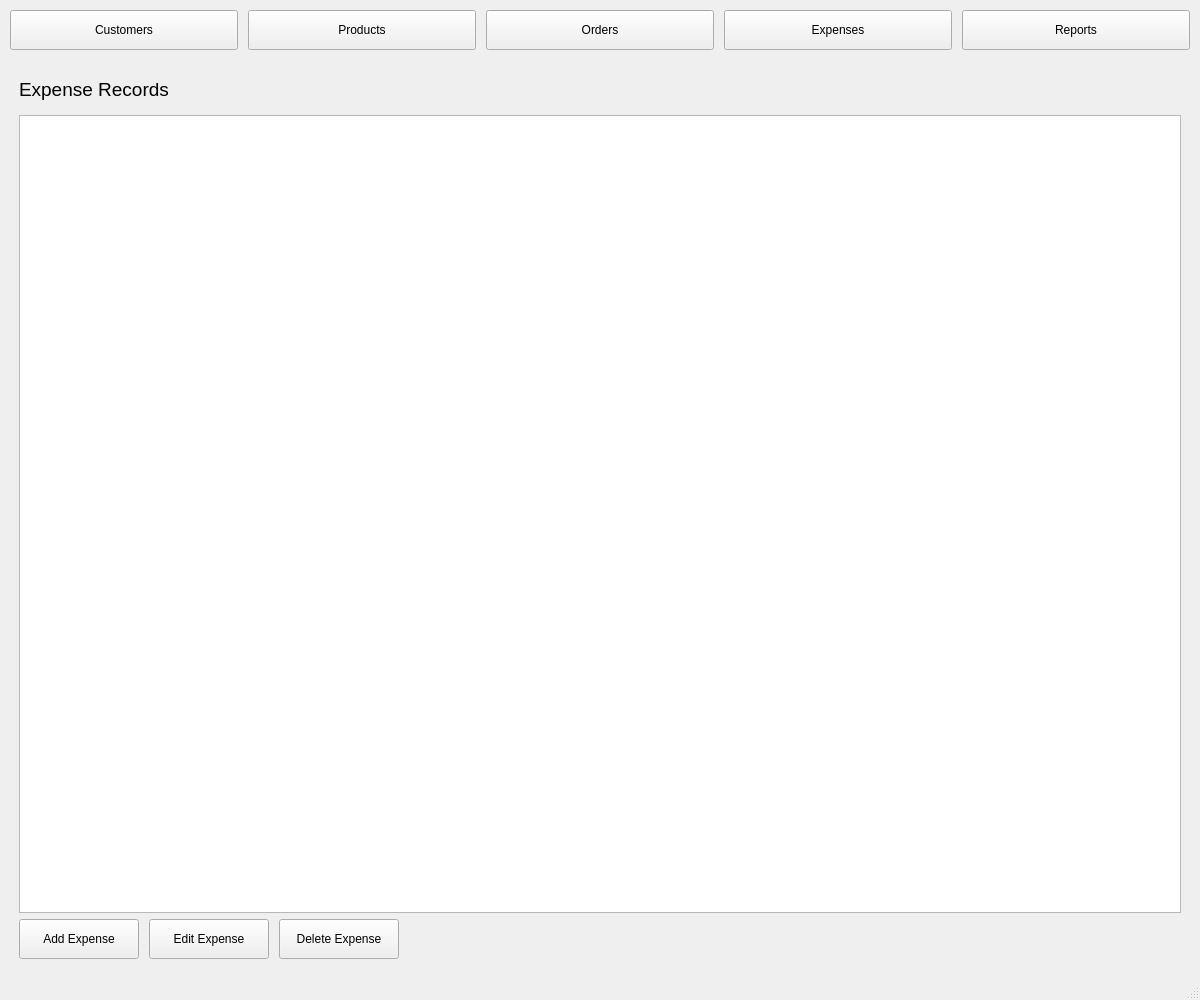
<?xml version="1.0" encoding="UTF-8"?>
<ui version="4.0">
 <class>BNTcandles</class>
 <widget class="QMainWindow" name="BNTcandles">
  <property name="geometry">
   <rect>
    <x>0</x>
    <y>0</y>
    <width>1200</width>
    <height>1000</height>
   </rect>
  </property>
  <property name="sizePolicy">
   <sizepolicy hsizetype="Preferred" vsizetype="Preferred">
    <horstretch>0</horstretch>
    <verstretch>0</verstretch>
   </sizepolicy>
  </property>
  <property name="minimumSize">
   <size>
    <width>800</width>
    <height>600</height>
   </size>
  </property>
  <property name="windowTitle">
   <string>BNT Candles</string>
  </property>
  <widget class="QWidget" name="centralwidget">
   <layout class="QVBoxLayout" name="mainLayout">
    <property name="spacing">
     <number>10</number>
    </property>
    <property name="leftMargin">
     <number>10</number>
    </property>
    <property name="topMargin">
     <number>10</number>
    </property>
    <property name="rightMargin">
     <number>10</number>
    </property>
    <property name="bottomMargin">
     <number>10</number>
    </property>
    <item>
     <layout class="QHBoxLayout" name="navBar">
      <property name="spacing">
       <number>10</number>
      </property>
      <item>
       <widget class="QPushButton" name="customerButton">
        <property name="sizePolicy">
         <sizepolicy hsizetype="Preferred" vsizetype="Fixed">
          <horstretch>0</horstretch>
          <verstretch>0</verstretch>
         </sizepolicy>
        </property>
        <property name="minimumSize">
         <size>
          <width>120</width>
          <height>40</height>
         </size>
        </property>
        <property name="cursor">
         <cursorShape>PointingHandCursor</cursorShape>
        </property>
        <property name="text">
         <string>Customers</string>
        </property>
       </widget>
      </item>
      <item>
       <widget class="QPushButton" name="productButton">
        <property name="sizePolicy">
         <sizepolicy hsizetype="Preferred" vsizetype="Fixed">
          <horstretch>0</horstretch>
          <verstretch>0</verstretch>
         </sizepolicy>
        </property>
        <property name="minimumSize">
         <size>
          <width>120</width>
          <height>40</height>
         </size>
        </property>
        <property name="cursor">
         <cursorShape>PointingHandCursor</cursorShape>
        </property>
        <property name="text">
         <string>Products</string>
        </property>
       </widget>
      </item>
      <item>
       <widget class="QPushButton" name="orderButton">
        <property name="sizePolicy">
         <sizepolicy hsizetype="Preferred" vsizetype="Fixed">
          <horstretch>0</horstretch>
          <verstretch>0</verstretch>
         </sizepolicy>
        </property>
        <property name="minimumSize">
         <size>
          <width>120</width>
          <height>40</height>
         </size>
        </property>
        <property name="cursor">
         <cursorShape>PointingHandCursor</cursorShape>
        </property>
        <property name="text">
         <string>Orders</string>
        </property>
       </widget>
      </item>
      <item>
       <widget class="QPushButton" name="expenseButton">
        <property name="minimumSize">
         <size>
          <width>120</width>
          <height>40</height>
         </size>
        </property>
        <property name="cursor">
         <cursorShape>PointingHandCursor</cursorShape>
        </property>
        <property name="text">
         <string>Expenses</string>
        </property>
       </widget>
      </item>
      <item>
       <widget class="QPushButton" name="reportButton">
        <property name="sizePolicy">
         <sizepolicy hsizetype="Preferred" vsizetype="Fixed">
          <horstretch>0</horstretch>
          <verstretch>0</verstretch>
         </sizepolicy>
        </property>
        <property name="minimumSize">
         <size>
          <width>120</width>
          <height>40</height>
         </size>
        </property>
        <property name="cursor">
         <cursorShape>PointingHandCursor</cursorShape>
        </property>
        <property name="text">
         <string>Reports</string>
        </property>
       </widget>
      </item>
     </layout>
    </item>
    <item>
     <widget class="QStackedWidget" name="menuStack">
      <property name="sizePolicy">
       <sizepolicy hsizetype="Expanding" vsizetype="Expanding">
        <horstretch>0</horstretch>
        <verstretch>0</verstretch>
       </sizepolicy>
      </property>
      <property name="currentIndex">
       <number>3</number>
      </property>
      <widget class="QWidget" name="customerPage">
       <layout class="QVBoxLayout" name="customerLayout">
        <property name="spacing">
         <number>10</number>
        </property>
        <item>
         <widget class="QLabel" name="customerPageTitle">
          <property name="sizePolicy">
           <sizepolicy hsizetype="Preferred" vsizetype="Fixed">
            <horstretch>0</horstretch>
            <verstretch>0</verstretch>
           </sizepolicy>
          </property>
          <property name="minimumSize">
           <size>
            <width>0</width>
            <height>40</height>
           </size>
          </property>
          <property name="font">
           <font>
            <pointsize>14</pointsize>
           </font>
          </property>
          <property name="text">
           <string>Customer Records</string>
          </property>
         </widget>
        </item>
        <item>
         <widget class="QTableView" name="customerTable">
          <property name="sizePolicy">
           <sizepolicy hsizetype="Expanding" vsizetype="Expanding">
            <horstretch>0</horstretch>
            <verstretch>0</verstretch>
           </sizepolicy>
          </property>
          <property name="alternatingRowColors">
           <bool>false</bool>
          </property>
          <property name="selectionMode">
           <enum>QAbstractItemView::SelectionMode::SingleSelection</enum>
          </property>
          <property name="selectionBehavior">
           <enum>QAbstractItemView::SelectionBehavior::SelectRows</enum>
          </property>
          <property name="showGrid">
           <bool>true</bool>
          </property>
          <property name="gridStyle">
           <enum>Qt::PenStyle::SolidLine</enum>
          </property>
          <property name="sortingEnabled">
           <bool>true</bool>
          </property>
         </widget>
        </item>
        <item>
         <layout class="QHBoxLayout" name="customerButtonLayout">
          <property name="spacing">
           <number>10</number>
          </property>
          <item>
           <widget class="QPushButton" name="addCustomerButton">
            <property name="sizePolicy">
             <sizepolicy hsizetype="Preferred" vsizetype="Fixed">
              <horstretch>0</horstretch>
              <verstretch>0</verstretch>
             </sizepolicy>
            </property>
            <property name="minimumSize">
             <size>
              <width>120</width>
              <height>40</height>
             </size>
            </property>
            <property name="cursor">
             <cursorShape>PointingHandCursor</cursorShape>
            </property>
            <property name="text">
             <string>Add Customer</string>
            </property>
           </widget>
          </item>
          <item>
           <widget class="QPushButton" name="editCustomerButton">
            <property name="sizePolicy">
             <sizepolicy hsizetype="Preferred" vsizetype="Fixed">
              <horstretch>0</horstretch>
              <verstretch>0</verstretch>
             </sizepolicy>
            </property>
            <property name="minimumSize">
             <size>
              <width>120</width>
              <height>40</height>
             </size>
            </property>
            <property name="cursor">
             <cursorShape>PointingHandCursor</cursorShape>
            </property>
            <property name="text">
             <string>Edit Customer</string>
            </property>
           </widget>
          </item>
          <item>
           <widget class="QPushButton" name="deleteCustomerButton">
            <property name="sizePolicy">
             <sizepolicy hsizetype="Preferred" vsizetype="Fixed">
              <horstretch>0</horstretch>
              <verstretch>0</verstretch>
             </sizepolicy>
            </property>
            <property name="minimumSize">
             <size>
              <width>120</width>
              <height>40</height>
             </size>
            </property>
            <property name="cursor">
             <cursorShape>PointingHandCursor</cursorShape>
            </property>
            <property name="text">
             <string>Delete Customer</string>
            </property>
           </widget>
          </item>
          <item>
           <spacer name="horizontalSpacer">
            <property name="orientation">
             <enum>Qt::Orientation::Horizontal</enum>
            </property>
            <property name="sizeHint" stdset="0">
             <size>
              <width>40</width>
              <height>20</height>
             </size>
            </property>
           </spacer>
          </item>
         </layout>
        </item>
       </layout>
      </widget>
      <widget class="QWidget" name="productPage">
       <layout class="QVBoxLayout" name="productLayout">
        <property name="spacing">
         <number>10</number>
        </property>
        <item>
         <widget class="QLabel" name="productPageTitle">
          <property name="sizePolicy">
           <sizepolicy hsizetype="Preferred" vsizetype="Fixed">
            <horstretch>0</horstretch>
            <verstretch>0</verstretch>
           </sizepolicy>
          </property>
          <property name="minimumSize">
           <size>
            <width>0</width>
            <height>40</height>
           </size>
          </property>
          <property name="font">
           <font>
            <pointsize>14</pointsize>
           </font>
          </property>
          <property name="text">
           <string>Product Records</string>
          </property>
         </widget>
        </item>
        <item>
         <widget class="QTableView" name="productTable">
          <property name="sizePolicy">
           <sizepolicy hsizetype="Expanding" vsizetype="Expanding">
            <horstretch>0</horstretch>
            <verstretch>0</verstretch>
           </sizepolicy>
          </property>
          <property name="selectionMode">
           <enum>QAbstractItemView::SelectionMode::SingleSelection</enum>
          </property>
          <property name="selectionBehavior">
           <enum>QAbstractItemView::SelectionBehavior::SelectRows</enum>
          </property>
          <attribute name="horizontalHeaderStretchLastSection">
           <bool>false</bool>
          </attribute>
          <attribute name="verticalHeaderStretchLastSection">
           <bool>false</bool>
          </attribute>
         </widget>
        </item>
        <item>
         <layout class="QHBoxLayout" name="productButtonLayout">
          <property name="spacing">
           <number>10</number>
          </property>
          <item>
           <widget class="QPushButton" name="addProductButton">
            <property name="sizePolicy">
             <sizepolicy hsizetype="Preferred" vsizetype="Fixed">
              <horstretch>0</horstretch>
              <verstretch>0</verstretch>
             </sizepolicy>
            </property>
            <property name="minimumSize">
             <size>
              <width>120</width>
              <height>40</height>
             </size>
            </property>
            <property name="cursor">
             <cursorShape>PointingHandCursor</cursorShape>
            </property>
            <property name="text">
             <string>Add Product</string>
            </property>
           </widget>
          </item>
          <item>
           <widget class="QPushButton" name="editProductButton">
            <property name="sizePolicy">
             <sizepolicy hsizetype="Preferred" vsizetype="Fixed">
              <horstretch>0</horstretch>
              <verstretch>0</verstretch>
             </sizepolicy>
            </property>
            <property name="minimumSize">
             <size>
              <width>120</width>
              <height>40</height>
             </size>
            </property>
            <property name="cursor">
             <cursorShape>PointingHandCursor</cursorShape>
            </property>
            <property name="text">
             <string>Edit Product</string>
            </property>
           </widget>
          </item>
          <item>
           <widget class="QPushButton" name="deleteProductButton">
            <property name="sizePolicy">
             <sizepolicy hsizetype="Preferred" vsizetype="Fixed">
              <horstretch>0</horstretch>
              <verstretch>0</verstretch>
             </sizepolicy>
            </property>
            <property name="minimumSize">
             <size>
              <width>120</width>
              <height>40</height>
             </size>
            </property>
            <property name="cursor">
             <cursorShape>PointingHandCursor</cursorShape>
            </property>
            <property name="text">
             <string>Delete Product</string>
            </property>
           </widget>
          </item>
          <item>
           <spacer name="productButtonSpacer">
            <property name="orientation">
             <enum>Qt::Orientation::Horizontal</enum>
            </property>
            <property name="sizeHint" stdset="0">
             <size>
              <width>40</width>
              <height>20</height>
             </size>
            </property>
           </spacer>
          </item>
         </layout>
        </item>
       </layout>
      </widget>
      <widget class="QWidget" name="orderPage">
       <layout class="QVBoxLayout" name="orderLayout">
        <property name="spacing">
         <number>10</number>
        </property>
        <item>
         <widget class="QLabel" name="orderPageTitle">
          <property name="sizePolicy">
           <sizepolicy hsizetype="Preferred" vsizetype="Fixed">
            <horstretch>0</horstretch>
            <verstretch>0</verstretch>
           </sizepolicy>
          </property>
          <property name="minimumSize">
           <size>
            <width>0</width>
            <height>40</height>
           </size>
          </property>
          <property name="font">
           <font>
            <pointsize>14</pointsize>
           </font>
          </property>
          <property name="text">
           <string>Order Records</string>
          </property>
         </widget>
        </item>
        <item>
         <widget class="QTableView" name="orderTable">
          <property name="sizePolicy">
           <sizepolicy hsizetype="Expanding" vsizetype="Expanding">
            <horstretch>0</horstretch>
            <verstretch>0</verstretch>
           </sizepolicy>
          </property>
          <property name="selectionMode">
           <enum>QAbstractItemView::SelectionMode::SingleSelection</enum>
          </property>
          <property name="selectionBehavior">
           <enum>QAbstractItemView::SelectionBehavior::SelectRows</enum>
          </property>
         </widget>
        </item>
        <item>
         <layout class="QHBoxLayout" name="orderButtonLayout">
          <property name="spacing">
           <number>10</number>
          </property>
          <item>
           <widget class="QPushButton" name="addOrderButton">
            <property name="sizePolicy">
             <sizepolicy hsizetype="Preferred" vsizetype="Fixed">
              <horstretch>0</horstretch>
              <verstretch>0</verstretch>
             </sizepolicy>
            </property>
            <property name="minimumSize">
             <size>
              <width>120</width>
              <height>40</height>
             </size>
            </property>
            <property name="cursor">
             <cursorShape>PointingHandCursor</cursorShape>
            </property>
            <property name="text">
             <string>Add Order</string>
            </property>
           </widget>
          </item>
          <item>
           <widget class="QPushButton" name="editOrderButton">
            <property name="sizePolicy">
             <sizepolicy hsizetype="Preferred" vsizetype="Fixed">
              <horstretch>0</horstretch>
              <verstretch>0</verstretch>
             </sizepolicy>
            </property>
            <property name="minimumSize">
             <size>
              <width>120</width>
              <height>40</height>
             </size>
            </property>
            <property name="cursor">
             <cursorShape>PointingHandCursor</cursorShape>
            </property>
            <property name="text">
             <string>Edit Order</string>
            </property>
           </widget>
          </item>
          <item>
           <widget class="QPushButton" name="deleteOrderButton">
            <property name="sizePolicy">
             <sizepolicy hsizetype="Preferred" vsizetype="Fixed">
              <horstretch>0</horstretch>
              <verstretch>0</verstretch>
             </sizepolicy>
            </property>
            <property name="minimumSize">
             <size>
              <width>120</width>
              <height>40</height>
             </size>
            </property>
            <property name="cursor">
             <cursorShape>PointingHandCursor</cursorShape>
            </property>
            <property name="text">
             <string>Delete Order</string>
            </property>
           </widget>
          </item>
          <item>
           <spacer name="orderButtonSpacer">
            <property name="orientation">
             <enum>Qt::Orientation::Horizontal</enum>
            </property>
            <property name="sizeHint" stdset="0">
             <size>
              <width>40</width>
              <height>20</height>
             </size>
            </property>
           </spacer>
          </item>
         </layout>
        </item>
       </layout>
      </widget>
      <widget class="QWidget" name="expensePage">
       <property name="sizePolicy">
        <sizepolicy hsizetype="Preferred" vsizetype="Ignored">
         <horstretch>0</horstretch>
         <verstretch>0</verstretch>
        </sizepolicy>
       </property>
       <layout class="QVBoxLayout" name="verticalLayout_2">
        <item>
         <widget class="QLabel" name="expenseLabel">
          <property name="minimumSize">
           <size>
            <width>0</width>
            <height>40</height>
           </size>
          </property>
          <property name="font">
           <font>
            <pointsize>14</pointsize>
           </font>
          </property>
          <property name="text">
           <string>Expense Records</string>
          </property>
         </widget>
        </item>
        <item>
         <widget class="QTableView" name="expenseTable">
          <property name="frameShadow">
           <enum>QFrame::Shadow::Sunken</enum>
          </property>
          <property name="lineWidth">
           <number>10</number>
          </property>
          <property name="midLineWidth">
           <number>1</number>
          </property>
          <property name="verticalScrollBarPolicy">
           <enum>Qt::ScrollBarPolicy::ScrollBarAsNeeded</enum>
          </property>
         </widget>
        </item>
        <item>
         <layout class="QHBoxLayout" name="expenseButtonLayout">
          <property name="spacing">
           <number>10</number>
          </property>
          <item>
           <widget class="QPushButton" name="addExpenseButton">
            <property name="minimumSize">
             <size>
              <width>120</width>
              <height>40</height>
             </size>
            </property>
            <property name="cursor">
             <cursorShape>PointingHandCursor</cursorShape>
            </property>
            <property name="text">
             <string>Add Expense</string>
            </property>
           </widget>
          </item>
          <item>
           <widget class="QPushButton" name="editExpenseButton">
            <property name="minimumSize">
             <size>
              <width>120</width>
              <height>40</height>
             </size>
            </property>
            <property name="cursor">
             <cursorShape>PointingHandCursor</cursorShape>
            </property>
            <property name="text">
             <string>Edit Expense</string>
            </property>
           </widget>
          </item>
          <item>
           <widget class="QPushButton" name="deleteExpenseButton">
            <property name="minimumSize">
             <size>
              <width>120</width>
              <height>40</height>
             </size>
            </property>
            <property name="cursor">
             <cursorShape>PointingHandCursor</cursorShape>
            </property>
            <property name="text">
             <string>Delete Expense</string>
            </property>
           </widget>
          </item>
          <item>
           <spacer name="horizontalSpacer_2">
            <property name="orientation">
             <enum>Qt::Orientation::Horizontal</enum>
            </property>
            <property name="sizeHint" stdset="0">
             <size>
              <width>40</width>
              <height>20</height>
             </size>
            </property>
           </spacer>
          </item>
         </layout>
        </item>
       </layout>
      </widget>
      <widget class="QWidget" name="reportPage">
       <layout class="QVBoxLayout" name="reportLayout">
        <property name="spacing">
         <number>10</number>
        </property>
       </layout>
      </widget>
     </widget>
    </item>
   </layout>
  </widget>
  <widget class="QMenuBar" name="menubar">
   <property name="geometry">
    <rect>
     <x>0</x>
     <y>0</y>
     <width>1200</width>
     <height>21</height>
    </rect>
   </property>
  </widget>
  <widget class="QStatusBar" name="statusbar"/>
 </widget>
 <resources/>
 <connections/>
</ui>
